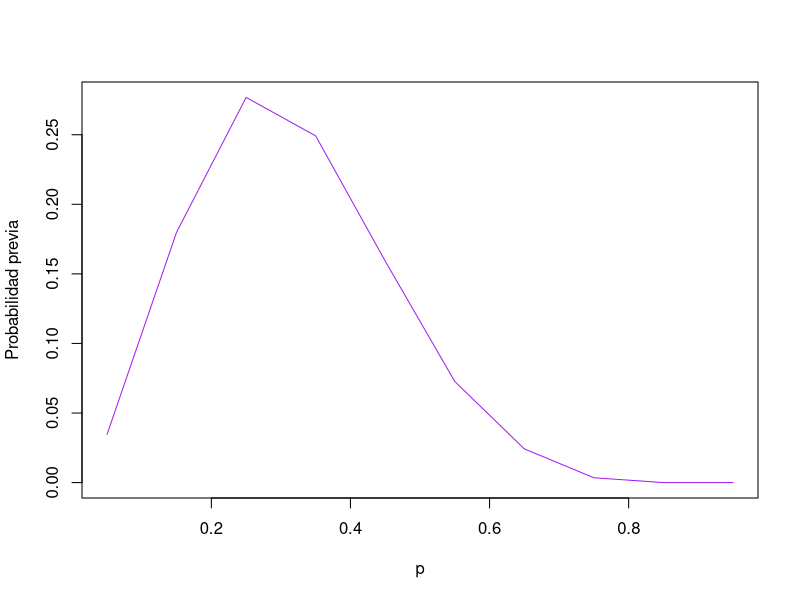
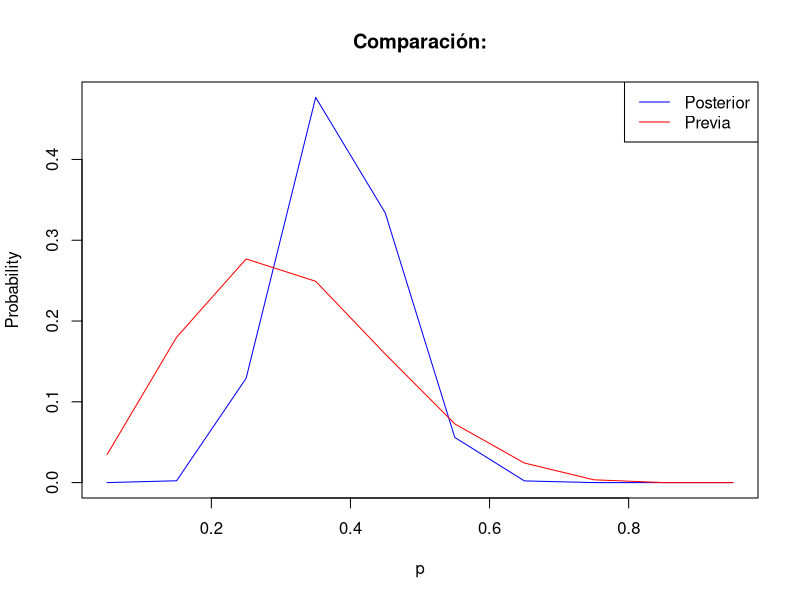
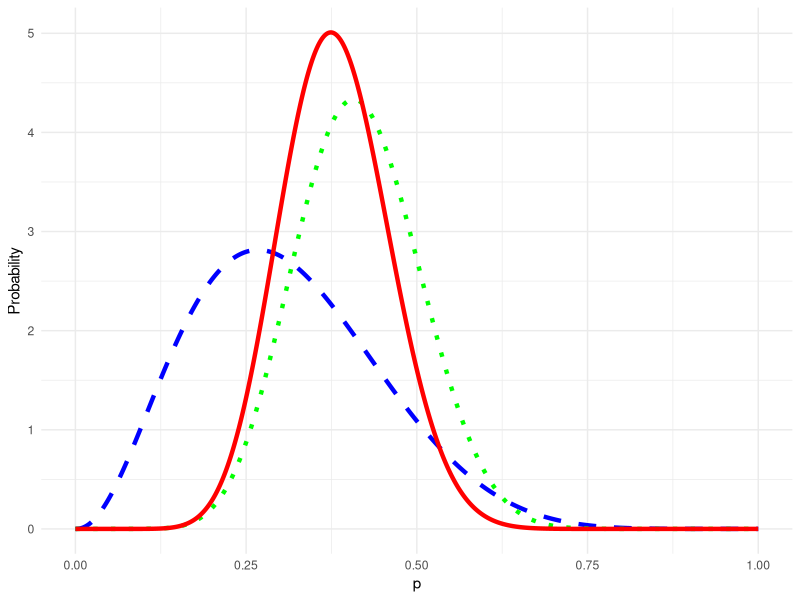
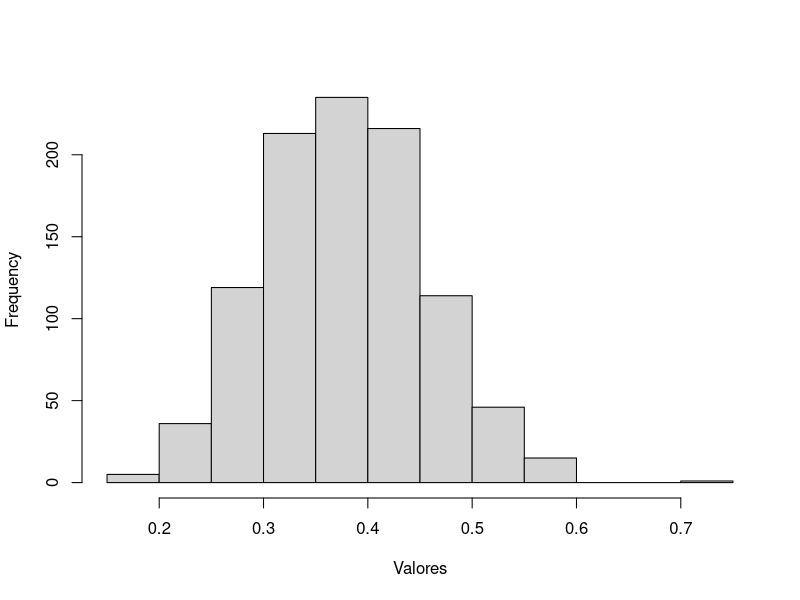
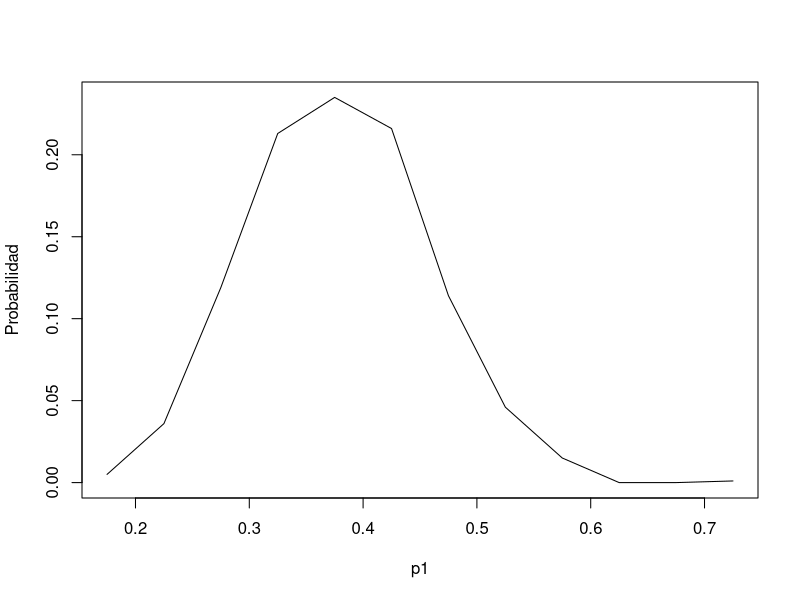
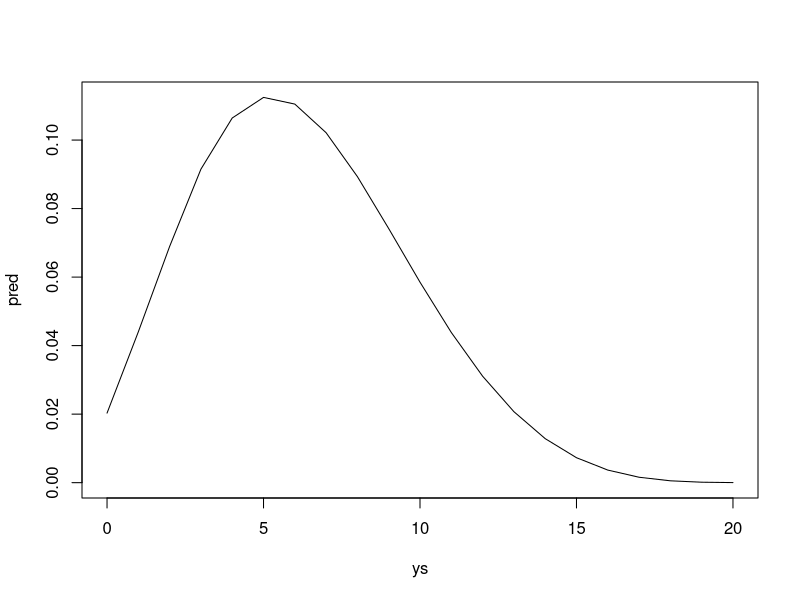
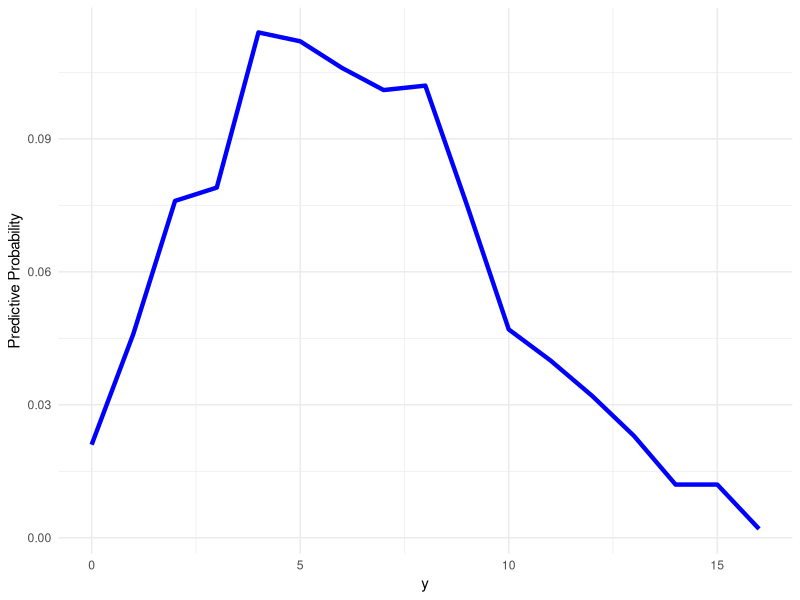
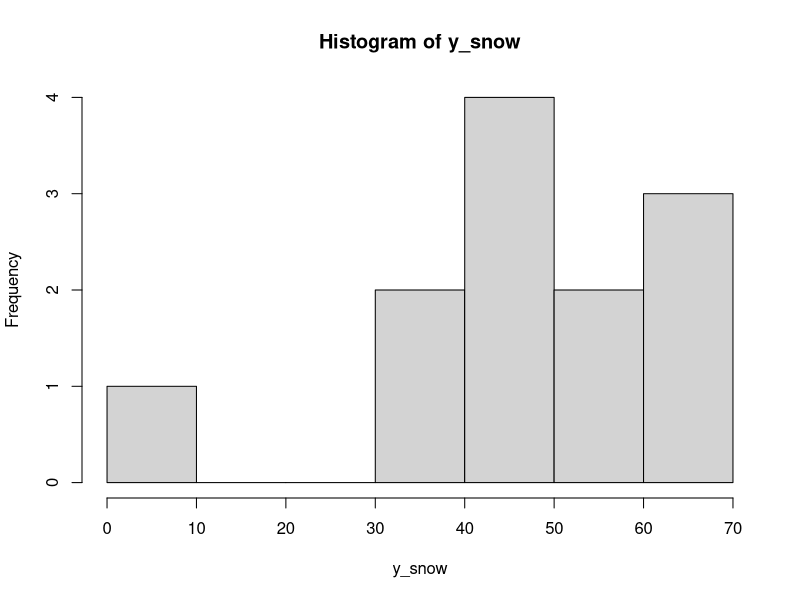

Here is the R script that generated these plots, in order:
## ---- chunk 1
library(tidyverse)
library(LearnBayes)
## ---- chunk 2
p <- seq(0.05,0.95,by = 0.1)
previa <- c(1,5.2,8,7.2,4.6,2.1,0.7,0.1,0,0) # fue a escogencia del experto 
previa <- previa / sum(previa)
plot(p, previa, type = "l", ylab="Probabilidad previa",col="purple")
## ---- chunk 3
datos_sleep <- c(11, 16)
datos_tot <- data.frame(p = p, previa = previa)
datos_tot <- datos_tot %>% mutate(posterior = previa* p^(11)*(1-p)^(16)) %>%
  mutate(posterior = posterior/sum(posterior))
round(datos_tot,2)
## ---- chunk 4
# Graficar el primer conjunto 
plot(datos_tot$p, datos_tot$posterior, type="l",xlab = "p", ylab = "Probability", main = "Comparación:",col="blue")
# Agregar el segundo conjunto de datos al mismo gráfico
lines(datos_tot$p, datos_tot$previa, col = "red")
# Leyenda
legend("topright", legend = c("Posterior", "Previa"), col = c("blue", "red"), lty = 1)
## ---- chunk 5
quantile1 <- list(p = .5,x=.3) #x(p)=3 donde es la mediana de los datos, donde se acumula el 50% de los datos
quantile2 <- list(p=.9,x=.5) #x(p)=.5 es el cuantil donde se acumula 90% de la prob
beta.select(quantile1,quantile2)
## ---- chunk 6
a <- 3.26
b <- 7.19
s <- 11
f <- 16

x_values <- seq(0, 1, length.out = 1000)
df <- data.frame(x = x_values,
                 Prior = dbeta(x_values, a, b),
                 Likelihood = dbeta(x_values, s + 1, f + 1),
                 Posterior = dbeta(x_values, a + s, b + f))

df2 <- df %>% mutate(Posterior = Posterior/sum(Posterior))
round(df2,2)
#%>% mutate(Prior = Prior/sum(Prior))%>% mutate(Likelihood = Likelihood/sum(Likelihood))
ggplot(df, aes(x)) +
  geom_line(aes(y = Prior), linetype = "dashed", linewidth = 1.5, color = "blue") +
  geom_line(aes(y = Likelihood), linetype = "dotted", size = 1.5, color = "green") +
  geom_line(aes(y = Posterior), size = 1.5, color = "red") +
  labs(x = "p", y = "Probability") +
  theme_minimal() +
  scale_color_manual(values = c("blue", "green", "red")) +
  theme(legend.position = "top") +
  guides(color = guide_legend(title = "Density"))

## ---- chunk 7
1 - pbeta(0.5, a + s, b + f)
## ---- chunk 8
1 - pbeta(11/27, a + s, b + f)
## ---- chunk 9
qbeta(c(0.05, 0.95), a + s, b + f)
## ---- chunk 10
ps <- rbeta(1000, a + s, b + f)

#para graficarlo mas suave
hist=hist(ps, breaks = 10, main = " ", xlab = "Valores")
p1=hist$mids
counts1=hist$counts
den1 <- counts1 /sum(counts1) 
plot(p1, den1, type = "l", ylab="Probabilidad")
## ---- chunk 11
sum(ps >= 0.5)/1000
## ---- chunk 12
quantile(ps, c(0.05, 0.95))
## ---- chunk 13
p <- seq(0.05, 0.95, by=.1)
prior <- c(1, 5.2, 8, 7.2, 4.6, 2.1, 0.7, 0.1, 0, 0)
prior <- prior/sum(prior)
m <- 20
ys <- 0:20
pred <- pdiscp(p, prior, m, ys)
round(cbind(0:20,pred),3)
plot(ys,pred,type="l")
## ---- chunk 14
fy <- choose(m,ys)*beta(a+ys,b = b+m-ys)/beta(a,b)
ab <- c(3.26, 7.19)
pred <- pbetap(ab, m, ys) 
## ---- chunk 15
p <- rbeta(1000, 3.26, 7.19)
y <- rbinom(1000, 20, p)
table(y)
## ---- chunk 16
freq <- table(y)
ys <- as.integer(names(freq))
predprob <- freq / sum(freq)

df <- data.frame(ys = ys, predprob = predprob)


ggplot(df, aes(x = ys, y = predprob)) +
  geom_line(stat = "identity", type = "l", color = "blue", size = 1.5) +
  labs(x = "y", y = "Predictive Probability") +
  theme_minimal()

## ---- chunk 17
dist <- cbind(ys,predprob)
covprob <- .9
discint(dist,covprob)
## ---- chunk 18
previa_mu <- data.frame(mu = seq(20,70,by = 10),
                        gmu = c(.1,.15,.25,.25,.15,.1)) #gmu= a la probabilidad
previa_mu
## ---- chunk 19
y_snow <- c(38.6,42.4,57.5,40.5,51.7,67.1,33.4,
            60.9,64.1,40.1,40.7,6.4)
y_bar <- mean(y_snow)
y_bar
hist(y_snow)
## ---- chunk 20
posterior_mu <- previa_mu %>%
  mutate(like = exp(-12/(2*10^2)*(mu-y_bar)^2))
round(posterior_mu,3)
## ---- chunk 21
posterior_mu <- posterior_mu %>% 
  mutate(post = gmu*like/sum(gmu*like))
posterior_mu
## ---- chunk 22
dist_mu <- posterior_mu %>% select(mu,post)
covprob <- .8
discint(dist_mu,covprob)
## ---- chunk 23
muestra_mu <- sample(dist_mu$mu,size = 1000,replace = T,prob = dist_mu$post)
quantile(muestra_mu,probs = c(0.1,0.9)) #aqui estoy calculando un intervalo de credibilidad al 80%
## ---- chunk 24
set.seed(10)
recien_n <- rbinom(n = 200,size = 1,prob = 111/200)
## ---- chunk 25
recien_n
